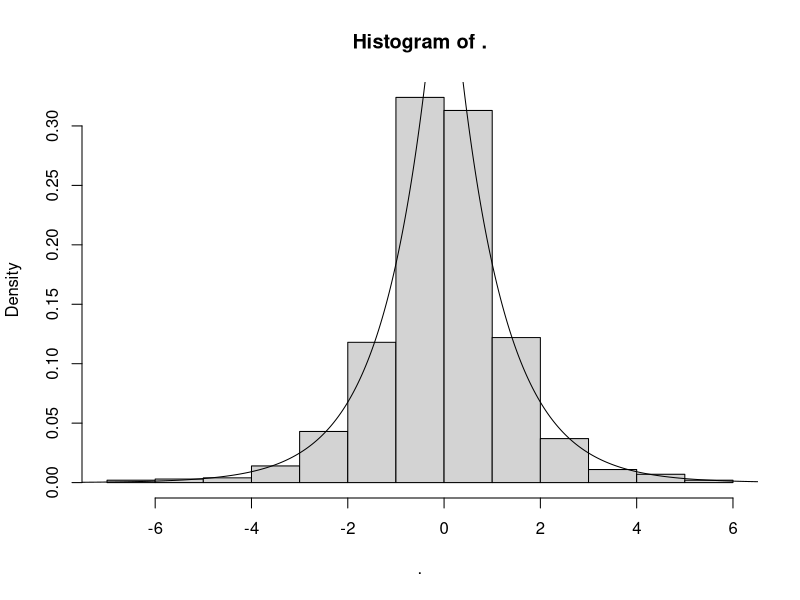
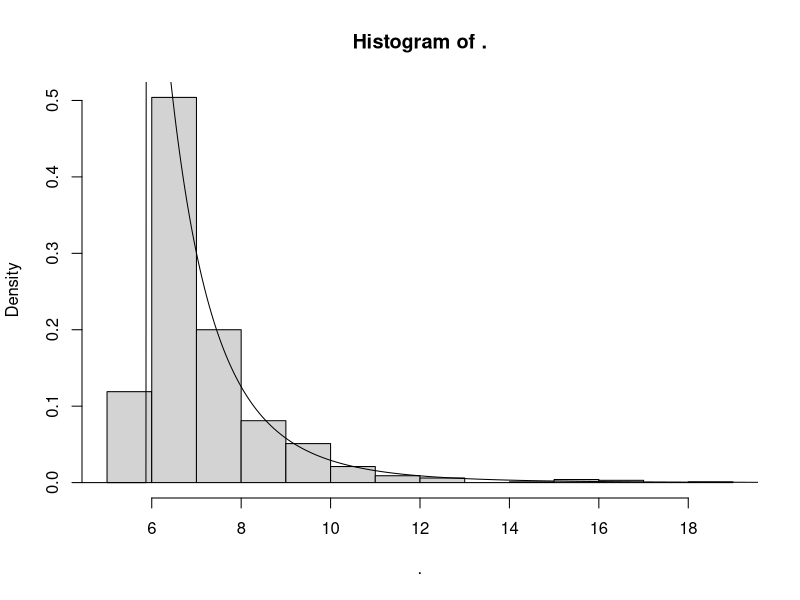
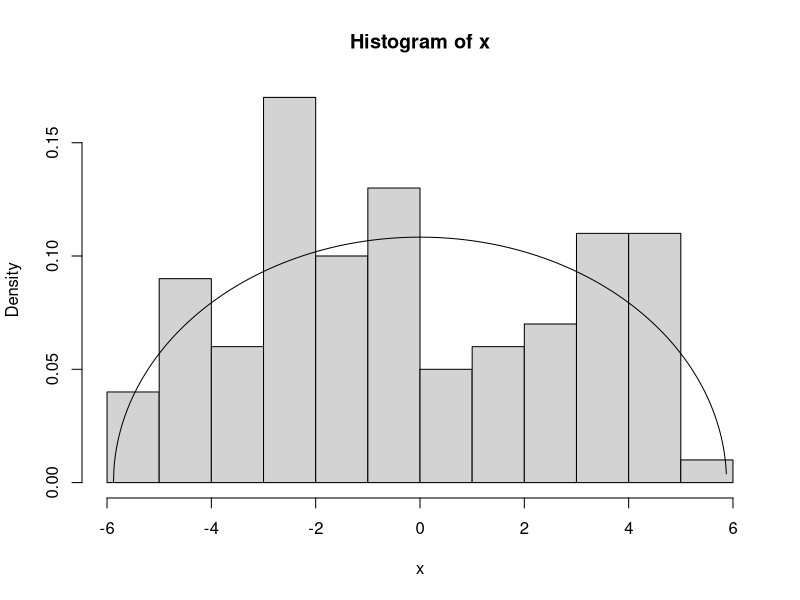

Write R code to recreate these figures, in order.
## ---- chunk 1
knitr::opts_chunk$set(echo = TRUE)
library(tidyverse)
## ---- chunk 2
rlaplace = 
  function(number_of_randomize){
    unif_vec = runif(number_of_randomize)
    laplace_vec = 
      (unif_vec < 0.5) * log(2*unif_vec) -
      between(unif_vec,0.5,1) * log(2 - 2*unif_vec)
    return(laplace_vec)
  }

set.seed(123123)
x = rlaplace(1000) %>%
  hist(., probability = T)
y = seq(-10, 10, 0.01)
lines(y, 0.5 * exp(-abs(y)))


## ---- chunk 3
rpareto =
  function(number_of_randomize, alpha, gamma) {
    
    u = runif(number_of_randomize)
    pareto =
      alpha * (1-u)^(-1/gamma)
    
    return(pareto)
  }

set.seed(123123)
a = runif(1,0,10)
g = runif(1,0,10)
x = rpareto(1000,a,g) %>%
  hist(., probability = T)
y = seq(2, 50, 0.01)
lines(y, g*a^g/y^(g+1)*(y>a))
## ---- chunk 4
r_some_pdf =
  function(ncandidates, beta) {
    
    pseudo = numeric(ncandidates)
    
    accept = 0
    
    iter = 0
    
    while (accept < ncandidates) {
      iter = iter + 1
      
      y = runif(1, -beta, beta)
      
      u = runif(1)
      
      if (u <= (2 / (pi * beta ^ 2) * sqrt(beta ^ 2 - y ^ 2)) / (dunif(y, -beta, beta) *
                                                                 4 / pi)) {
        accept = accept + 1
        pseudo[[accept]] = y
      }
      
    }
    print(iter/ncandidates)
    print(4/pi)
    return(pseudo)
  }


set.seed(123123)
b = runif(1,0,10)
x = r_some_pdf(100, b)
hist(x, prob = T)
y = seq(-b, b, 0.01)
lines(y, (2 / (pi * b^2) * sqrt(b ^ 2 - y ^ 2)))


